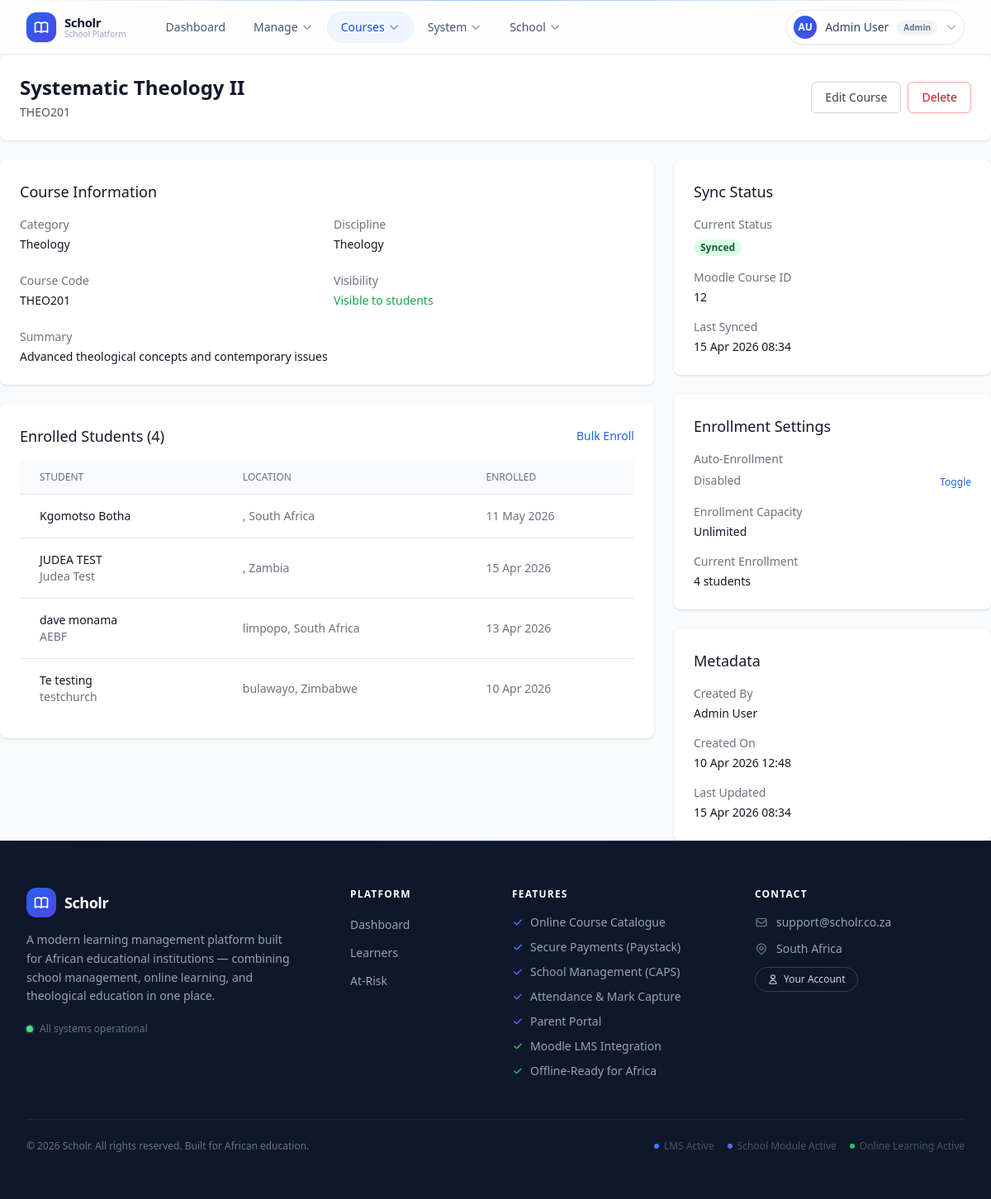
Before: /integration/courses/12/ (signed in) with the older database file.
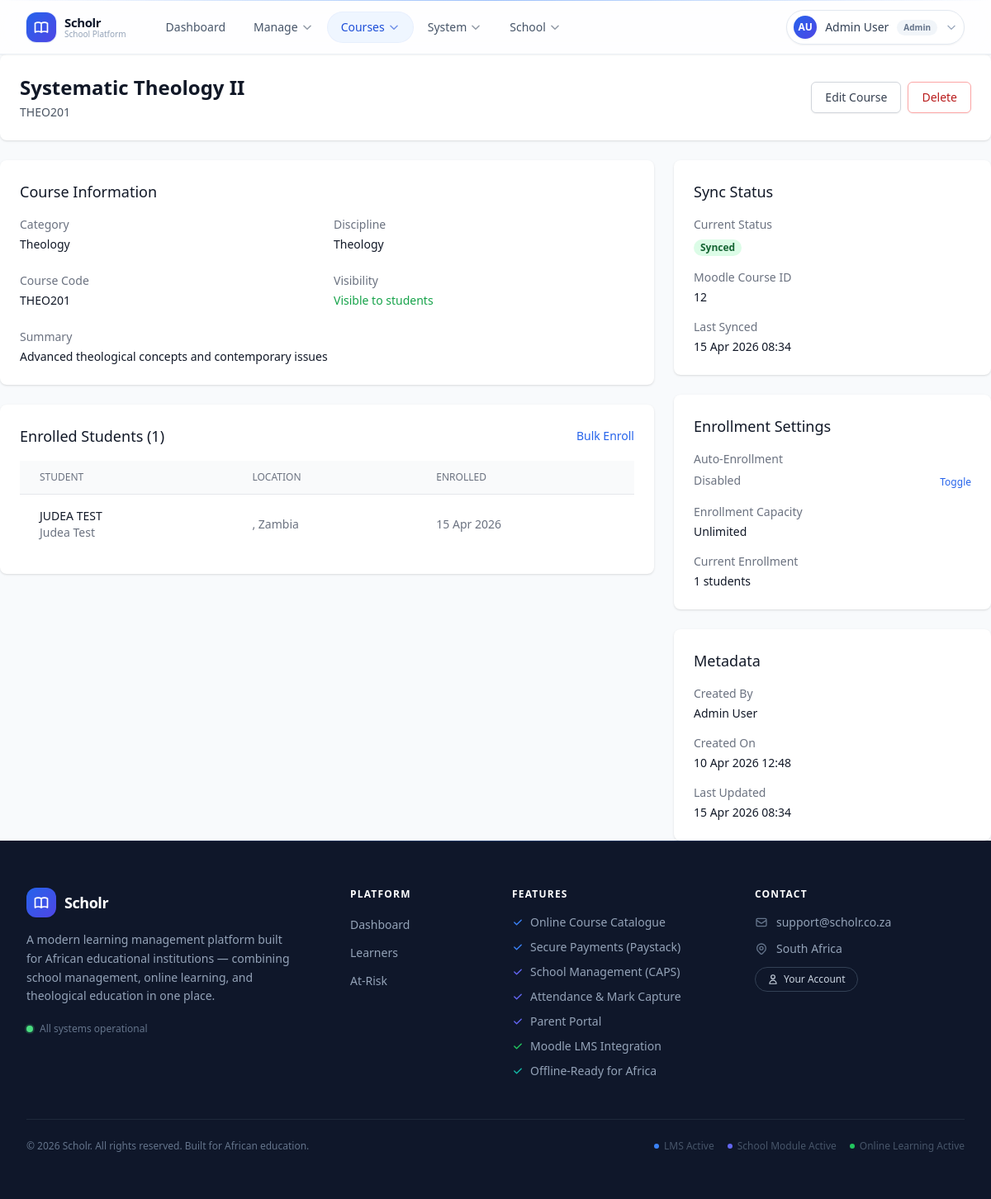
After: the same page with the newer database file.
### integration/models.py (models this page shows, shortened)
class CourseEnrollment(models.Model):
    SYNC_STATUS_CHOICES = [
        ('pending', 'Pending Sync'),
        ('synced', 'Synced'),
        ('failed', 'Sync Failed'),
    ]
    user = models.ForeignKey(
        User,
        on_delete=models.CASCADE,
        related_name='course_enrollments',
        help_text="Enrolled student"
    )
    course = models.ForeignKey(
        Course,
        on_delete=models.CASCADE,
        related_name='enrollments',
        help_text="Course enrolled in"
    )
    enrolled_at = models.DateTimeField(
        auto_now_add=True,
        help_text="When enrollment was created on CAS"
    )
    is_active = models.BooleanField(
        default=True,
        help_text="Whether enrollment is currently active"
    )
    progress_percentage = models.DecimalField(
        max_digits=5,
        decimal_places=2,
        default=0.00,
        help_text="Course completion percentage (0-100)"
    )
    moodle_enrollment_id = models.IntegerField(
        null=True,
        blank=True,
        help_text="Enrollment ID in Moodle (if available)"
    )
    sync_status = models.CharField(
        max_length=20,
        choices=SYNC_STATUS_CHOICES,
        default='pending',
        db_index=True
    )
    last_synced = models.DateTimeField(
        null=True,
        blank=True,
        help_text="Last successful sync to Moodle"
    )
    sync_error = models.TextField(
        blank=True,
        help_text="Most recent sync error"
    )
    enrolled_by = models.ForeignKey(
        User,
        on_delete=models.SET_NULL,
        null=True,
        blank=True,
        related_name='enrollments_created',
        help_text="User who created this enrollment (null = auto-enrolled)"
    )
    unenrolled_at = models.DateTimeField(
        null=True,
        blank=True,
        help_text="When student was unenrolled"
    )
    unenrolled_by = models.ForeignKey(
        User,
        on_delete=models.SET_NULL,
        null=True,
        blank=True,
        related_name='unenrollments_created',
        help_text="User who unenrolled the student"
    )
    created_at = models.DateTimeField(auto_now_add=True)
    updated_at = models.DateTimeField(auto_now=True)
    class Meta:
        db_table = 'course_enrollments'
        verbose_name = 'Course Enrollment'
        verbose_name_plural = 'Course Enrollments'
        ordering = ['-enrolled_at']
        unique_together = [['user', 'course']]
        indexes = [
            models.Index(fields=['is_active'], name='idx_enrollment_active'),
            models.Index(fields=['sync_status'], name='idx_enrollment_sync_status'),
            models.Index(fields=['user'], name='idx_enrollment_user'),
            models.Index(fields=['course'], name='idx_enrollment_course'),
        ]

### accounts/models.py (models this page shows, shortened)
class User(AbstractUser):
    STUDENT = 'student'
    DEAN = 'dean'
    ADMIN = 'admin'
    TEACHER = 'teacher'
    PRINCIPAL = 'principal'
    HOD = 'hod'
    ADMIN_CLERK = 'admin_clerk'
    PARENT = 'parent'
    LEARNER = 'learner'
    ROLE_CHOICES = [
        (STUDENT, 'Student (Pastor)'),
        (DEAN, 'Dean (Facilitator)'),
        (ADMIN, 'System Administrator'),
        (TEACHER, 'Teacher'),
        (PRINCIPAL, 'Principal'),
        (HOD, 'Head of Department'),
        (ADMIN_CLERK, 'Administrative Clerk'),
        (PARENT, 'Parent / Guardian'),
        (LEARNER, 'Learner'),
    ]
    LMS_ROLES = {STUDENT, DEAN, ADMIN}
    SCHOOL_ROLES = {TEACHER, PRINCIPAL, HOD, ADMIN_CLERK, PARENT, LEARNER}
    STAFF_ROLES = {TEACHER, PRINCIPAL, HOD, ADMIN_CLERK}
    phone_regex = RegexValidator(
        regex=r'^\+?1?\d{9,15}$',
        message="Phone must be in format: '+999999999'. Up to 15 digits allowed."
    )
    role = models.CharField(
        max_length=20,
        choices=ROLE_CHOICES,
        default=STUDENT,
        db_index=True,
        help_text="User's role in the system determines permissions"
    )
    phone_number = models.CharField(
        validators=[phone_regex],
        max_length=17,
        unique=True,
        help_text="Primary contact number - required for all users"
    )
    email = models.EmailField(
        _('email address'),
        blank=True,
        null=True,
        help_text="Email is optional - many pastors don't have regular access"
    )
    is_verified = models.BooleanField(
        default=False,
        help_text="Whether dean/admin has verified this account"
    )
    verified_by = models.ForeignKey(
        'self',
        on_delete=models.SET_NULL,
        null=True,
        blank=True,
        related_name='verified_users',
        help_text="Admin/Dean who verified this account"
    )
    verified_at = models.DateTimeField(
        null=True,
        blank=True,
        help_text="When the account was verified"
    )
    created_at = models.DateTimeField(auto_now_add=True)
    updated_at = models.DateTimeField(auto_now=True)
    last_sync = models.DateTimeField(
        null=True,
        blank=True,
        help_text="Last time this user's data was synced from offline device"
    )
    class Meta:
        db_table = 'users'
        verbose_name = 'User'
        verbose_name_plural = 'Users'
        ordering = ['-created_at']
        indexes = [
            models.Index(fields=['email'], name='idx_user_email'),
            models.Index(fields=['phone_number'], name='idx_user_phone'),
            models.Index(fields=['role', 'is_active'], name='idx_user_role_active'),
            models.Index(fields=['is_verified'], name='idx_user_verified'),
            models.Index(fields=['created_at'], name='idx_user_created'),
        ]
    def get_full_name(self):
        full_name = f"{self.first_name} {self.last_name}".strip()
        return full_name if full_name else self.username

class UserProfile(models.Model):
    EDUCATION_CHOICES = [
        ('none', 'No Formal Education'),
        ('primary', 'Primary Education'),
        ('secondary', 'Secondary Education'),
        ('certificate', 'Certificate/Diploma'),
        ('undergraduate', 'Undergraduate Degree'),
        ('postgraduate', 'Postgraduate Degree'),
        ('theological', 'Theological Training'),
    ]
    CHURCH_SIZE_CHOICES = [
        ('small', 'Small (1-50 members)'),
        ('medium', 'Medium (51-200 members)'),
        ('large', 'Large (201-500 members)'),
        ('mega', 'Mega Church (500+ members)'),
    ]
    user = models.OneToOneField(
        User,
        on_delete=models.CASCADE,
        related_name='profile',
        primary_key=True
    )
    country = models.CharField(
        max_length=100,
        db_index=True,
        help_text="Country where pastor ministers"
    )
    region = models.CharField(
        max_length=100,
        db_index=True,
        help_text="Region/Province/State within country"
    )
    village_town = models.CharField(
        max_length=100,
        blank=True,
        help_text="Village or town name"
    )
    church_name = models.CharField(
        max_length=200,
        blank=True,
        help_text="Name of church or ministry"
    )
    church_affiliation = models.CharField(
        max_length=200,
        blank=True,
        help_text="Denomination or network affiliation"
    )
    church_size = models.CharField(
        max_length=20,
        choices=CHURCH_SIZE_CHOICES,
        blank=True,
        help_text="Approximate size of congregation"
    )
    years_in_ministry = models.PositiveIntegerField(
        null=True,
        blank=True,
        help_text="Total years serving in ministry"
    )
    position_title = models.CharField(
        max_length=100,
        blank=True,
        help_text="Current ministry position (e.g., Senior Pastor, Youth Pastor)"
    )
    date_of_birth = models.DateField(
        null=True,
        blank=True,
        help_text="Used for age analytics, not displayed publicly"
    )
    education_level = models.CharField(
        max_length=20,
        choices=EDUCATION_CHOICES,
        blank=True,
        help_text="Highest level of formal education completed"
    )
    languages_spoken = models.CharField(
        max_length=200,
        blank=True,
        help_text="Comma-separated list of languages (e.g., English, Swahili, French)"
    )
    whatsapp_number = models.CharField(
        max_length=17,
        blank=True,
        help_text="WhatsApp number if different from phone number"
    )
    profile_photo = models.ImageField(
        upload_to='profile_photos/%Y/%m/',
        blank=True,
        null=True,
        help_text="Optional profile photo"
    )
    bio = models.TextField(
        blank=True,
        max_length=500,
        help_text="Brief biography or ministry background"
    )
    registration_notes = models.TextField(
        blank=True,
        help_text="Internal notes from dean/admin during verification"
    )
    created_at = models.DateTimeField(auto_now_add=True)
    updated_at = models.DateTimeField(auto_now=True)
    class Meta:
        db_table = 'user_profiles'
        verbose_name = 'User Profile'
        verbose_name_plural = 'User Profiles'
        indexes = [
            models.Index(fields=['country', 'region']),
            models.Index(fields=['church_affiliation']),
        ]

### integration/views.py (the view)
    def wrapper(request, *args, **kwargs):
        if not request.user.is_authenticated:
            messages.error(request, 'Please log in to access this page.')
            return redirect('accounts:login')
        if request.user.role != User.ADMIN:
            messages.error(request, 'Only administrators can access Moodle integration.')
            return redirect('accounts:dashboard')
        return view_func(request, *args, **kwargs)

### academics/context_processors.py (called while the page is built)
def school_context(request):
    if not hasattr(request, "_cached_school"):
        request._cached_school = School.get_current()
    return {"school": request._cached_school}

### academics/models/school.py (called while the page is built)
    @classmethod
    def get_current(cls):
        return cls.objects.select_related('principal').first()

### integration/views.py (called while the page is built)
def admin_required(view_func):
    def wrapper(request, *args, **kwargs):
        if not request.user.is_authenticated:
            messages.error(request, 'Please log in to access this page.')
            return redirect('accounts:login')
        if request.user.role != User.ADMIN:
            messages.error(request, 'Only administrators can access Moodle integration.')
            return redirect('accounts:dashboard')
        return view_func(request, *args, **kwargs)
    return wrapper

### scholr/context_processors.py (called while the page is built)
def features(request):
    return {
        'SCHOLR_LMS_ENABLED':        lms_enabled(),
        'SCHOLR_ACADEMICS_ENABLED':  academics_enabled(),
        'SCHOLR_BRIDGE_ENABLED':     bridge_enabled(),
        'SCHOLR_ENROLLMENT_ENABLED': enrollment_enabled(),
        'SCHOLR_BURSARY_ENABLED':    bursary_enabled(),
    }

### scholr/features.py (called while the page is built)
def lms_enabled() -> bool:
    return getattr(settings, 'SCHOLR_LMS_ENABLED', True)

### templates/integration/course_detail.html (shortened to what the changed rows need)
{% extends 'base/base.html' %}
{% block content %}
<div class="space-y-6">
    <div class="bg-white shadow rounded-lg">
        <div class="px-4 py-5 sm:p-6">
            <div class="flex items-center justify-between">
                <div>
                    <h1 class="text-2xl font-bold text-gray-900">{{ course.title }}</h1>
                </div>
            </div>
        </div>
    </div>
    <div class="grid grid-cols-1 gap-6 lg:grid-cols-3">
        <div class="lg:col-span-2 space-y-6">
            <div class="bg-white shadow rounded-lg">
                <div class="px-4 py-5 sm:p-6">
                    <div class="flex items-center justify-between mb-4">
                        <h3 class="text-lg font-medium text-gray-900">Enrolled Students ({{ total_enrollments }})</h3>
                        <a href="{% url 'integration:bulk_enroll' %}?course={{ course.id }}"
                           class="text-sm font-medium text-blue-600 hover:text-blue-500">
                            Bulk Enroll
                        </a>
                    </div>
                    {% if page_obj %}
                    <div class="overflow-x-auto">
                        <table class="min-w-full divide-y divide-gray-200">
                            <thead class="bg-gray-50">
                                <tr>
                                    <th class="px-6 py-3 text-left text-xs font-medium text-gray-500 uppercase">Student</th>
                                    <th class="px-6 py-3 text-left text-xs font-medium text-gray-500 uppercase">Location</th>
                                    <th class="px-6 py-3 text-left text-xs font-medium text-gray-500 uppercase">Enrolled</th>
                                </tr>
                            </thead>
                            <tbody class="bg-white divide-y divide-gray-200">
                                {% for enrollment in page_obj %}
                                <tr>
                                    <td class="px-6 py-4 whitespace-nowrap">
                                        <div class="text-sm font-medium text-gray-900">
                                            {{ enrollment.user.get_full_name }}
                                        </div>
                                        <div class="text-sm text-gray-500">
                                            {{ enrollment.user.profile.church_name }}
                                        </div>
                                    </td>
                                    <td class="px-6 py-4 whitespace-nowrap text-sm text-gray-500">
                                        {{ enrollment.user.profile.region }}, {{ enrollment.user.profile.country }}
                                    </td>
                                    <td class="px-6 py-4 whitespace-nowrap text-sm text-gray-500">
                                        {{ enrollment.enrolled_at|date:"d M Y" }}
                                    </td>
                                </tr>
                                {% endfor %}
                            </tbody>
                        </table>
                    </div>
                    {% else %}
                    <p class="text-sm text-gray-500">No students enrolled yet.</p>
                    {% endif %}
                </div>
            </div>
        </div>
        <div class="space-y-6">
            <div class="bg-white shadow rounded-lg">
                <div class="px-4 py-5 sm:p-6">
                    <dl class="space-y-4">
                        <div>
                            <dt class="text-sm font-medium text-gray-500">Current Enrollment</dt>
                            <dd class="mt-1 text-sm text-gray-900">{{ total_enrollments }} students</dd>
                        </div>
                    </dl>
                </div>
            </div>
        </div>
    </div>
</div>
{% endblock %}

Changed rows visible on the page:
no longer on this page (row edited): CourseEnrollment: user.get_full_name "Kgomotso Botha", user.profile.country "South Africa", enrolled_at "11 May 2026"
no longer on this page (row edited): CourseEnrollment: user.get_full_name "dave monama", user.profile.church_name "AEBF", user.profile.region "limpopo", user.profile.country "South Africa", enrolled_at "13 Apr 2026"
no longer on this page (row edited): CourseEnrollment: user.get_full_name "Te testing", user.profile.church_name "testchurch", user.profile.region "bulawayo", user.profile.country "Zimbabwe", enrolled_at "10 Apr 2026"
Other visible differences:
{{ total_enrollments }}: "4" → "1"
